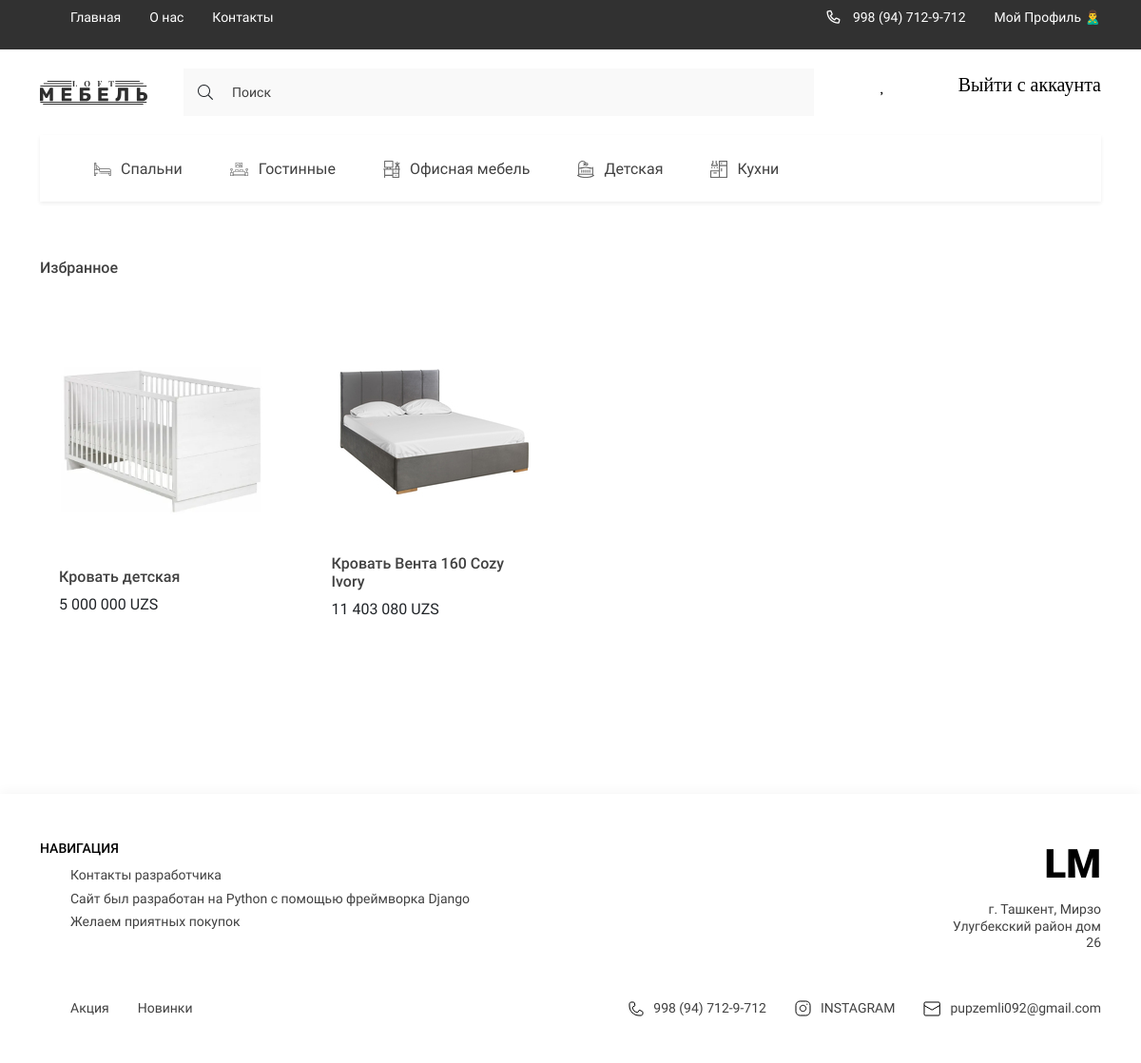
The app's page /favorite_products/ (signed in) with its own data.
### digital/models.py (models this page shows, shortened)
class Category(models.Model):
    title = models.CharField(max_length=150, verbose_name='Название категории')
    image = models.ImageField(upload_to='categories/', verbose_name='Изображение', blank=True, null=True)
    slug = models.SlugField(unique=True, null=True)
    parent = models.ForeignKey('self', on_delete=models.CASCADE, null=True, blank=True, related_name='subcategories',
                               related_query_name='subcategories', verbose_name='Категория')
    def get_absolute_url(self):
        return reverse('category_page', kwargs={'slug': self.slug})
    def get_image_category(self):
        if self.image:
            return self.image.url
        else:
            return '-'
    class Meta:
        verbose_name = 'Категория'
        verbose_name_plural = 'Категории'

class Product(models.Model):
    title = models.CharField(max_length=250, verbose_name='Название Товара')
    price = models.FloatField(verbose_name='Цена')
    quantity = models.IntegerField(verbose_name='Количество')
    slug = models.SlugField(unique=True, null=True)
    created_at = models.DateTimeField(auto_now_add=True, verbose_name='Дата добавления')
    category = models.ForeignKey(Category, on_delete=models.CASCADE, related_name='products', verbose_name='Категория')
    edited_at = models.DateTimeField(auto_now=True, verbose_name='Дата изменения')
    brand = models.ForeignKey('Brand', on_delete=models.CASCADE, null=True, blank=True)
    color_code = models.TextField(default='#000000', verbose_name='Код цвета', null=True, blank=True)
    color_name = models.TextField(default='Желтый', verbose_name='Цвет', null=True, blank=True)
    description_all = models.TextField(verbose_name='Описание для страницы о товаре', blank=True, null=True)
    def get_absolute_url(self):
        return reverse('product_detail', kwargs={'slug': self.slug})
    def get_image_product(self):
        if self.images:
            try:
                return self.images.first().image.url
            except:
                return '-'
        else:
            return '-'
    class Meta:
        verbose_name = 'Товар'
        verbose_name_plural = 'Товары'

class Gallery(models.Model):
    image = models.ImageField(upload_to='products', verbose_name='Картинка товара')
    product = models.ForeignKey(Product, on_delete=models.CASCADE, related_name='images')
    class Meta:
        verbose_name = 'Картинка'
        verbose_name_plural = 'Картинки'

### digital/views.py (the view)
# urls.py: path('favorite_products/', FavoriteProductsView.as_view(), name='my_favorite'),
class FavoriteProductsView(LoginRequiredMixin, ListView):
    model = FavoriteProduct
    context_object_name = 'products'
    template_name = 'digital/favorite.html'
    login_url = 'login'
    def get_queryset(self):
        user = self.request.user
        favorite_products = FavoriteProduct.objects.filter(user=user)
        products = [i.product for i in favorite_products]
        return products

### digital/templatetags/digital_tags.py (called while the page is built)
@register.simple_tag()
def get_categories():
    categories = Category.objects.filter(parent=None)
    return categories

@register.simple_tag()
def get_favorite_products(user):
    favorite_products = FavoriteProduct.objects.filter(user=user)
    products = [i.product for i in favorite_products]
    return products

@register.simple_tag()
def get_normal_price(price):
    return f'{int(price):_}'.replace('_', ' ')

### digital/templates/digital/favorite.html (shortened to what this page needs)
{% extends 'base.html' %}
{% block main %}
<main class="main">
    <div class="container">
        <section class="products">
            <h2 class="products__title">Избранное</h2>
            <div class="products__content">
                {% for product in products %}
                {% include 'digital/components/_product.html' %}
                {% endfor %}
            </div>
        </section>
    </div>
</main>
{% endblock main %}

### templates/components_base/_categories_list.html
{% load digital_tags %}
{% get_categories as categories %}
<ul class="header__list _categories">
    {% for category in categories %}
    <li>
        <a href="{{ category.get_absolute_url }}" class="header__list-links">
                                <span class="header__list-img">
                                    <img src="{{ category.get_image_category }}"
                                         alt="icons">
                                </span>
            {{ category.title }}
        </a>
    </li>
    {% endfor %}
</ul>

### digital/templates/digital/components/_product.html (shortened to what this page needs)
{% load digital_tags %}
<div class="products__item">
    <a href="{{ product.get_absolute_url }}"> <img src="{{ product.get_image_product }}" alt=""
                                   class="products__item-img"></a>
    <div class="products__item-text">
        <h3 class="products__item-title">{{ product.title }}</h3>
        <div class="products__item-price">{% get_normal_price product.price %} UZS</div>
    </div>
</div>

### digital/static/digital/style/style.css (style rules this page uses)
:root { --containerWidth: 1140px; --primaryColor: #414141; --primaryFont: 'Roboto'; --mainColor: #245462; }
* { padding: 0; margin: 0; box-sizing: border-box; text-decoration: none; list-style: none; font-family: var(--primaryFont); }
.container { width: 100%; max-width: calc(var(--containerWidth) + 30px); margin: 0 auto; padding: 0 15px; }
.nav__content-bars, ._categories, .nav__list-links>img, .nav__bars-open, ._truck { display: none; }
.header__list { display: flex; justify-content: space-between; align-items: center; }
.header__list._categories { justify-content: flex-start; width: 100%; overflow-x: scroll; background: #FFFFFF; box-shadow: 0px 2px 4px rgba(0, 0, 0, 0.07); margin-bottom: 30px; }
.header__list-links { padding: 24px 25px; display: flex; justify-content: center; align-items: center; height: 70px; transition: background .3s linear, color .3s linear; width: max-content; font-family: 'Roboto'; font-size: 16px; line-height: 19px; color: #414141; }
.header__list-links img { margin-right: 10px; min-width: 18px; transition: filter .3s linear; }
.main { width: 100%; flex-grow: 1; padding-bottom: 150px; }
.products { width: 100%; display: flex; flex-direction: column; margin-top: 30px; }
.products__title { font-size: 16px; line-height: 19px; color: #414141; margin-bottom: 35px; }
.products__content { width: 100%; display: grid; grid-template-columns: repeat(4, minmax(137.67px, 263px)); column-gap: 30px; row-gap: 10px; }
.products__item { display: flex; justify-content: center; flex-direction: column; align-items: center; padding: 53px 20px 32px; transition: transform .3s linear; position: relative; }
.products__item-text { width: 100%; margin-top: 54px; }
.products__item-title { font-weight: 500; font-size: 16px; line-height: 19px; color: #414141; }
.products__item-img { width: 100%; }

### templates/base.html (style rules this page uses)
a { text-decoration:none; }

### records on screen
Category: get_image_category (picture), title "Спальни"
Category: get_image_category (picture), title "Гостинные"
Category: get_image_category (picture), title "Офисная мебель"
Category: get_image_category (picture), title "Детская"
Category: get_image_category (picture), title "Кухни"
Product: get_image_product (picture), title "Кровать детская", price "5 000 000"
Product: get_image_product (picture), title "Кровать Вента 160 Cozy Ivory", price "11 403 080"
